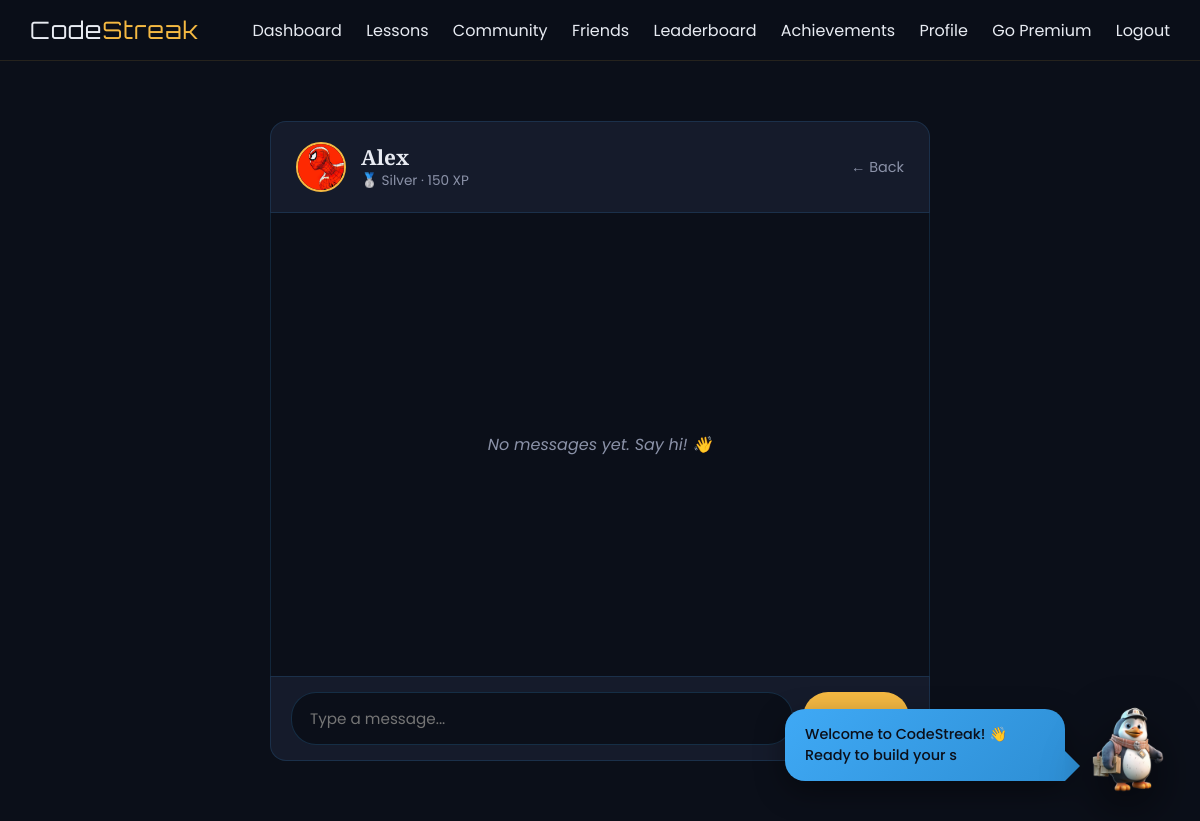
The page /messages/Alex (signed in) on the database its author committed.
### tables this page shows
CREATE TABLE users (
    id INTEGER PRIMARY KEY AUTOINCREMENT,
    username TEXT UNIQUE NOT NULL,
    email TEXT UNIQUE NOT NULL,
    password_hash TEXT NOT NULL,
    security_question TEXT,
    security_answer TEXT,
    streak INTEGER DEFAULT 0,
    streak_charge INTEGER DEFAULT 1,
    total_points INTEGER DEFAULT 0,
    weekly_points INTEGER DEFAULT 0,
    rank TEXT DEFAULT 'Bronze',
    premium INTEGER DEFAULT 0,
    achievements TEXT DEFAULT '[]',
    profile_picture TEXT,
    bio TEXT DEFAULT '',
    learning_goal TEXT DEFAULT 'Learning Python',
    avatar_emoji TEXT DEFAULT '🐉',
    created_at TIMESTAMP DEFAULT CURRENT_TIMESTAMP
);

### app.py (the view, shortened to what this page needs)
@app.route('/messages/<username>', methods=['GET', 'POST'])
def chat(username):
    if 'user_id' not in session:
        return redirect(url_for('login'))
    conn = get_db()
    cur = conn.cursor()
    cur.execute("SELECT * FROM users WHERE username = ?", (username,))
    other_user = cur.fetchone()
    if not other_user or other_user['id'] == session['user_id']:
        flash('User not found.', 'danger')
        return redirect(url_for('messages_list'))
    cur.execute("""
        UPDATE messages SET is_read = 1
        WHERE sender_id = ? AND receiver_id = ?
    """, (other_user['id'], session['user_id']))
    conn.commit()
    cur.execute("""
        SELECT * FROM messages
        WHERE (sender_id = ? AND receiver_id = ?)
           OR (sender_id = ? AND receiver_id = ?)
        ORDER BY created_at ASC
    """, (session['user_id'], other_user['id'], other_user['id'], session['user_id']))
    messages = cur.fetchall()
    cur.close()
    conn.close()
    return render_template('chat.html', other_user=other_user, messages=messages)

### app.py (called while the page is built)
def get_db():
    conn = sqlite3.connect(DATABASE, detect_types=sqlite3.PARSE_DECLTYPES)
    conn.row_factory = sqlite3.Row
    return conn

### templates/chat.html (shortened to what this page needs)
{% extends 'base.html' %}
{% block content %}
<div class="chat-container">
    <div class="chat-header">
        {% if other_user.profile_picture %}
            <img src="{{ url_for('static', filename='uploads/' + other_user.profile_picture) }}" class="chat-header-avatar">
        {% else %}
            <div class="chat-header-avatar-init">{{ other_user.username[0]|upper }}</div>
        {% endif %}
        <div class="chat-header-info">
            <h2>{{ other_user.username }}</h2>
            <p>
                {% if other_user.rank == 'Bronze' %}🥉{% elif other_user.rank == 'Silver' %}🥈{% elif other_user.rank == 'Gold' %}🏆{% elif other_user.rank == 'Platinum' %}👑{% endif %}
                {{ other_user.rank }} · {{ other_user.total_points }} XP
            </p>
        </div>
        <a href="{{ url_for('messages_list') }}" class="chat-back">← Back</a>
    </div>
    <div class="chat-messages" id="chatMessages">
        {% if messages %}
            {% for m in messages %}
            <div class="msg-bubble {% if m.sender_id == session['user_id'] %}mine{% else %}theirs{% endif %}">
                {{ m.content }}
                <div class="msg-time">{{ m.created_at }}</div>
            </div>
            {% endfor %}
        {% else %}
            <div class="empty-chat">
                No messages yet. Say hi! 👋
            </div>
        {% endif %}
    </div>
    <form method="POST" class="chat-input-bar">
        <input type="text" name="content" placeholder="Type a message..." maxlength="1000" required autofocus>
        <button type="submit">Send →</button>
    </form>
</div>
{% endblock %}

### templates/base.html (style rules this page uses)
:root { --near-black: #0B0F19; --azure-blue: #3FA9F5; --amber-gold: #F5B942; --emerald: #2ED9A5; --off-white: #E8EBF2; --surface: #151B2B; --surface-2: #1E2538; --champion-blue: #0B0F19; --lavender-tonic: #3FA9F5; --exotic-orange: #F5B942; --dirty-white: #E8EBF2; --ink: #0B0F19; --paper: #E8EBF2; --yellow: #F5B942; --red: #3FA9F5; --beige: #3FA9F5; --dark: #0B0F19; font-family: 'Poppins', sans-serif; color: var(--off-white); background: var(--near-black); }
* { box-sizing: border-box; margin: 0; padding: 0; }
html { min-height: 100%; background: var(--near-black); scroll-behavior: smooth; }
body { margin: 0; min-height: 100%; background: var(--near-black); overflow-x: hidden; font-family: 'Poppins', sans-serif; color: var(--off-white); }

### templates/chat.html (style rules this page uses)
.chat-container { max-width: 700px; margin: 40px auto; padding: 20px; height: calc(100vh - 120px); display: flex; flex-direction: column; }
.chat-header { background: #151B2B; border: 1px solid rgba(63, 169, 245, 0.15); border-radius: 16px 16px 0 0; padding: 20px 25px; display: flex; align-items: center; gap: 15px; }
.chat-header-avatar { width: 50px; height: 50px; border-radius: 50%; object-fit: cover; border: 2px solid var(--amber-gold); }
.chat-header-info h2 { font-family: 'Playfair Display', serif; color: var(--off-white); font-size: 1.3rem; margin: 0; }
.chat-header-info p { color: #8B92A8; font-size: 0.85rem; margin: 0; }
.chat-back { margin-left: auto; color: #8B92A8; text-decoration: none; font-size: 0.9rem; transition: 0.3s; }
.chat-messages { flex: 1; background: #0B0F19; border-left: 1px solid rgba(63, 169, 245, 0.15); border-right: 1px solid rgba(63, 169, 245, 0.15); padding: 20px; overflow-y: auto; display: flex; flex-direction: column; gap: 12px; }
.chat-input-bar { background: #151B2B; border: 1px solid rgba(63, 169, 245, 0.15); border-radius: 0 0 16px 16px; padding: 15px 20px; display: flex; gap: 10px; }
.chat-input-bar input { flex: 1; padding: 14px 18px; border-radius: 25px; border: 1px solid rgba(63, 169, 245, 0.2); background: #0B0F19; color: var(--off-white); font-family: 'Poppins', sans-serif; font-size: 0.95rem; }
.chat-input-bar button { padding: 14px 28px; border-radius: 25px; background: var(--amber-gold); color: var(--near-black); border: none; font-weight: 700; cursor: pointer; transition: 0.3s; }
.empty-chat { text-align: center; color: #8B92A8; padding: 40px; font-style: italic; margin: auto; }

### rows shown on the page
users: profile_picture (picture), username "Alex", rank "Silver", total_points "150"
